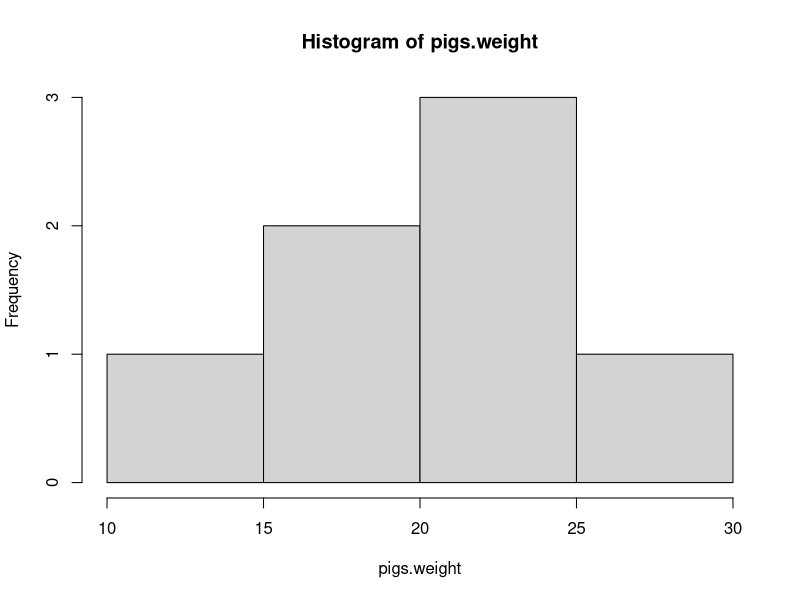
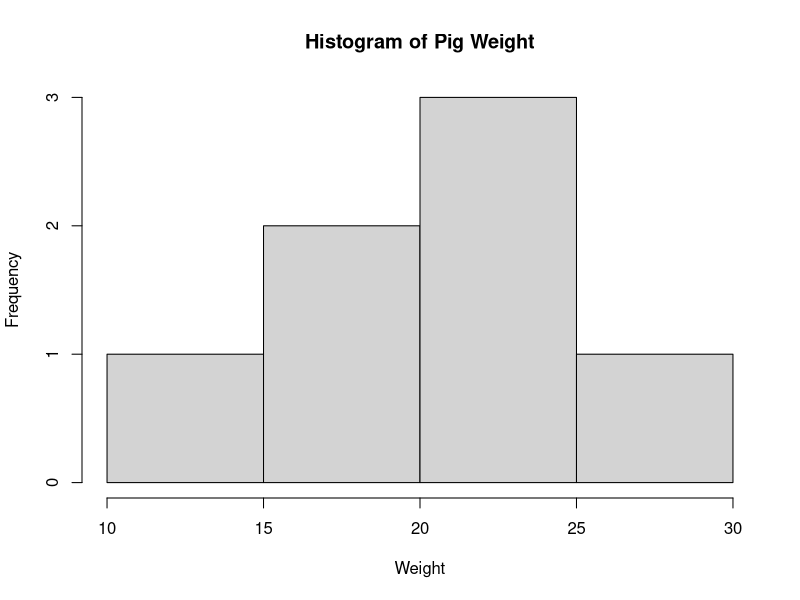
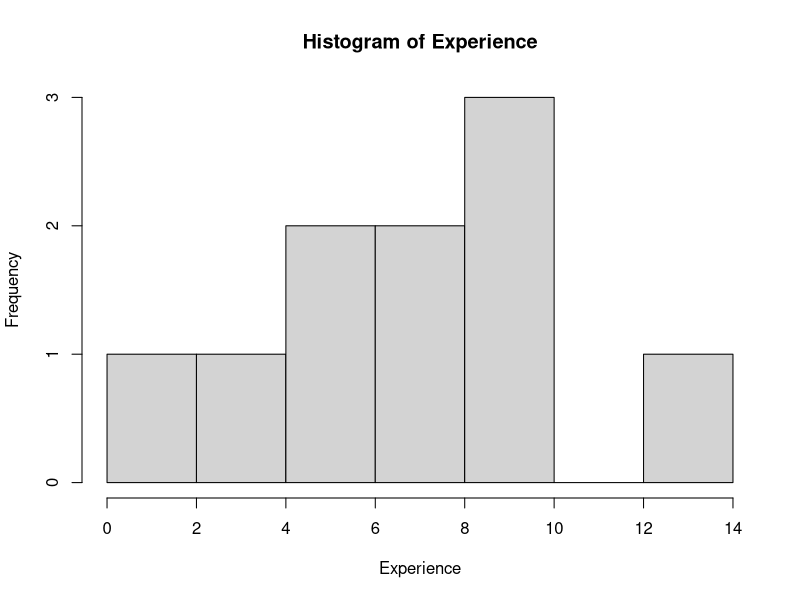
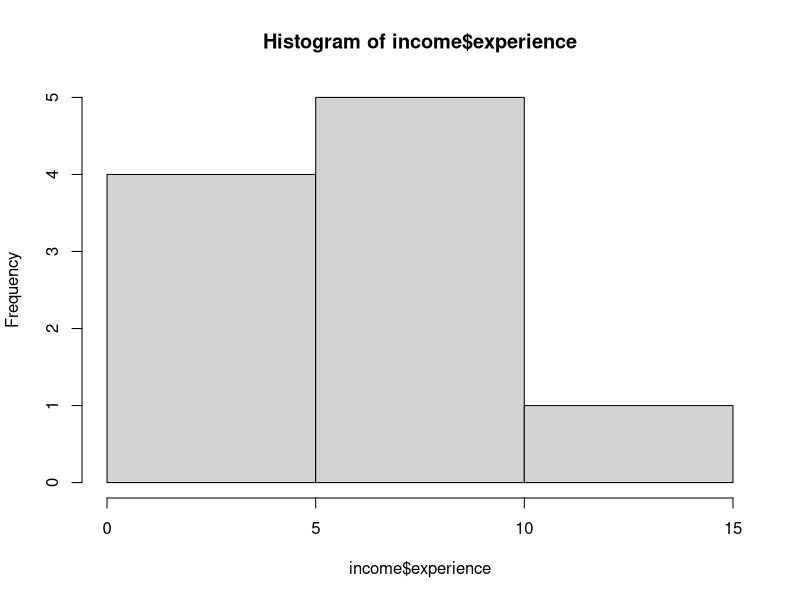

The R script that drew these images, in order:
## ---- chunk 1
#this code block is to the benefit of anyone working with the rmd file and running it straight in R, rather than participating in the work
knitr::opts_chunk$set(echo = TRUE)
#uncomment the install.packages if you haven't installed and loaded the 'readxl' package
#install.packages("readxl")
library(readxl)


startCodeDetailsBlock <- function(summaryText = "Check Your Code") {
  cat(sprintf(
    "{::options parse_block_html=\"true\" /}\n\n<details><summary>%s</summary>\n\n",
    summaryText
  ))
}

endCodeDetailsBlock <- function() {
  cat("\n</details>{::options parse_block_html=\"false\" /}")
}
## ---- chunk 2
startCodeDetailsBlock(summaryText = "Check Your Code for custom number of intervals")
## ---- chunk 3
#Get additional information about "vectors" (a data type), 
help("vector") # then type 'enter' or 'return'
## ---- chunk 4
endCodeDetailsBlock()
## ---- chunk 5
startCodeDetailsBlock(summaryText = "Check your code")
## ---- chunk 6
#assign the first name 'Bart' to the first pig (pig1)
pig1.first_name <- "Bart"
## ---- chunk 7
endCodeDetailsBlock()
## ---- chunk 8
startCodeDetailsBlock(summaryText = "Check your code")
## ---- chunk 9
#assign the last name 'Smith' to the first pig (pig1)
pig1.last_name <- "Smith"
## ---- chunk 10
endCodeDetailsBlock()
## ---- chunk 11
startCodeDetailsBlock(summaryText = "Check your code")
## ---- chunk 12
#concatenate the first pig's (pig1) first ('Bart') and last name ('Smith')
pig1.full_name <- paste(pig1.first_name, pig1.last_name)

#after pig1.full_name has been created, print (display) Bart's full name...
pig1.full_name
## ---- chunk 13
endCodeDetailsBlock()
## ---- chunk 14
startCodeDetailsBlock(summaryText = "Check your code")
## ---- chunk 15
#Assign the value of Bart's piglet height
pig1.heightA <- 10
## ---- chunk 16
endCodeDetailsBlock()
## ---- chunk 17
startCodeDetailsBlock(summaryText = "Check your code")
## ---- chunk 18
#Assign the value of Bart's current height
pig1.heightB <- 22.3
## ---- chunk 19
endCodeDetailsBlock()
## ---- chunk 20
startCodeDetailsBlock(summaryText = "Check your code")
## ---- chunk 21
# Find the difference in height using the expression: 'heightB - heightA' 
# using the subtraction operator. 
pig1.heightGain <- pig1.heightB - pig1.heightA

#after pig1.heightGain has been created, print (display) the value of pig.heightGain...

pig1.heightGain
## ---- chunk 22
endCodeDetailsBlock()
## ---- chunk 23
startCodeDetailsBlock(summaryText = "Check your code")
## ---- chunk 24
pig1.mini <- FALSE

pig1.large <- TRUE
## ---- chunk 25
endCodeDetailsBlock()
## ---- chunk 26
startCodeDetailsBlock(summaryText = "Check your code")
## ---- chunk 27
# The period between 'goat' and 'weight' has no special purpose. 
# It only shows the person reading the code that 'weights' is information that pertains to the goats
goat.weights <- c(13.3, 17.2, 14.8, 14.6, 12.4)
## ---- chunk 28
endCodeDetailsBlock()
## ---- chunk 29
startCodeDetailsBlock(summaryText = "Check your code")
## ---- chunk 30
print(goat.weights)
## ---- chunk 31
endCodeDetailsBlock()
## ---- chunk 32
startCodeDetailsBlock(summaryText = "Check your code")
## ---- chunk 33
goat.weights[2]
## ---- chunk 34
endCodeDetailsBlock()
## ---- chunk 35
startCodeDetailsBlock(summaryText = "Check your code")
## ---- chunk 36
goat.name <- c("baby", "pickes", "cookie", "sparkle", "gabbie")
## ---- chunk 37
endCodeDetailsBlock()
## ---- chunk 38
startCodeDetailsBlock(summaryText = "Check your code")
## ---- chunk 39
length(goat.name)
## ---- chunk 40
endCodeDetailsBlock()
## ---- chunk 41
startCodeDetailsBlock(summaryText = "Check your code")
## ---- chunk 42
pigs.weight <- c(22, 27, 19, 25, 12, 22, 18)
## ---- chunk 43
endCodeDetailsBlock()
## ---- chunk 44
startCodeDetailsBlock(summaryText = "Check your code")
## ---- chunk 45
# output the average weight of all of the pigs
mean(pigs.weight)
## ---- chunk 46
endCodeDetailsBlock()
## ---- chunk 47
startCodeDetailsBlock(summaryText = "Check your code")
## ---- chunk 48
median(pigs.weight)
## ---- chunk 49
endCodeDetailsBlock()
## ---- chunk 50
startCodeDetailsBlock(summaryText = "Check your code")
## ---- chunk 51

sd(pigs.weight)

## ---- chunk 52
endCodeDetailsBlock()
## ---- chunk 53
startCodeDetailsBlock(summaryText = "Check your code")
## ---- chunk 54
summary(pigs.weight)
## ---- chunk 55
endCodeDetailsBlock()
## ---- chunk 56
startCodeDetailsBlock(summaryText = "Check your code and see the histogram")
## ---- chunk 57
hist(pigs.weight)

# The histogram will appear in the Plot tab.
## ---- chunk 58
endCodeDetailsBlock()
## ---- chunk 59
startCodeDetailsBlock(summaryText = "Check your code")
## ---- chunk 60
# The first parameter is the name of the data (vector) object
# 'main' is the graph title 
# 'xlab' is the label of the x-axis
# label parameters can be in any order, but following the data object
# y-label on a histogram defaults to "frequency". You can add 'ylab=""' if you'd like.

hist(pigs.weight,main='Histogram of Pig Weight',xlab='Weight')

# The histogram will appear in the Plot tab.
## ---- chunk 61
endCodeDetailsBlock()
## ---- chunk 62
income <- read_excel("docs/income.xlsx")
## ---- chunk 63
startCodeDetailsBlock(summaryText = "Check your code")
## ---- chunk 64
endCodeDetailsBlock()
## ---- chunk 65
income
## ---- chunk 66
startCodeDetailsBlock(summaryText = "Check your code")
## ---- chunk 67
summary(income)
## ---- chunk 68
endCodeDetailsBlock()
## ---- chunk 69
startCodeDetailsBlock(summaryText = "Check your code")
## ---- chunk 70
endCodeDetailsBlock()
## ---- chunk 71
hist(income$experience, main='Histogram of Experience',xlab='Experience')
## ---- chunk 72
startCodeDetailsBlock(summaryText = "Check Your Code for custom number of intervals")
## ---- chunk 73
#breaks is equal to the number of intervals
#You can add the custom labels if you would like `main='Histogram of Experience',xlab='Experience', `
hist(income$experience, breaks=3)
## ---- chunk 74
endCodeDetailsBlock()
